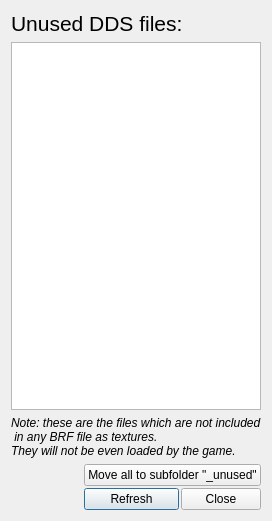
<?xml version="1.0" encoding="UTF-8"?>
<ui version="4.0">
 <class>AskUnrefTextureDialog</class>
 <widget class="QDialog" name="AskUnrefTextureDialog">
  <property name="geometry">
   <rect>
    <x>0</x>
    <y>0</y>
    <width>261</width>
    <height>521</height>
   </rect>
  </property>
  <property name="windowTitle">
   <string>OpenBRF</string>
  </property>
  <layout class="QVBoxLayout" name="verticalLayout" stretch="0,1,0,0">
   <item>
    <widget class="QLabel" name="label">
     <property name="font">
      <font>
       <pointsize>16</pointsize>
      </font>
     </property>
     <property name="text">
      <string>Unused DDS files:</string>
     </property>
    </widget>
   </item>
   <item>
    <widget class="QListWidget" name="listWidget"/>
   </item>
   <item>
    <widget class="QLabel" name="label_2">
     <property name="font">
      <font>
       <italic>true</italic>
      </font>
     </property>
     <property name="text">
      <string>Note: these are the files which are not included
 in any BRF file as textures.
They will not be even loaded by the game.</string>
     </property>
    </widget>
   </item>
   <item>
    <widget class="QWidget" name="widget" native="true">
     <layout class="QHBoxLayout" name="horizontalLayout">
      <property name="margin">
       <number>0</number>
      </property>
      <item>
       <spacer name="horizontalSpacer">
        <property name="orientation">
         <enum>Qt::Horizontal</enum>
        </property>
        <property name="sizeHint" stdset="0">
         <size>
          <width>40</width>
          <height>20</height>
         </size>
        </property>
       </spacer>
      </item>
      <item>
       <widget class="QWidget" name="widget_2" native="true">
        <layout class="QGridLayout" name="gridLayout">
         <property name="margin">
          <number>0</number>
         </property>
         <property name="spacing">
          <number>2</number>
         </property>
         <item row="1" column="0">
          <widget class="QPushButton" name="pushButton">
           <property name="text">
            <string>Refresh</string>
           </property>
          </widget>
         </item>
         <item row="1" column="1">
          <widget class="QDialogButtonBox" name="buttonBox">
           <property name="orientation">
            <enum>Qt::Vertical</enum>
           </property>
           <property name="standardButtons">
            <set>QDialogButtonBox::Close</set>
           </property>
          </widget>
         </item>
         <item row="0" column="0" colspan="2">
          <widget class="QPushButton" name="moveAll">
           <property name="text">
            <string>Move all to subfolder &quot;_unused&quot;</string>
           </property>
          </widget>
         </item>
        </layout>
       </widget>
      </item>
     </layout>
    </widget>
   </item>
  </layout>
 </widget>
 <resources/>
 <connections>
  <connection>
   <sender>buttonBox</sender>
   <signal>accepted()</signal>
   <receiver>AskUnrefTextureDialog</receiver>
   <slot>accept()</slot>
   <hints>
    <hint type="sourcelabel">
     <x>248</x>
     <y>254</y>
    </hint>
    <hint type="destinationlabel">
     <x>157</x>
     <y>274</y>
    </hint>
   </hints>
  </connection>
  <connection>
   <sender>buttonBox</sender>
   <signal>rejected()</signal>
   <receiver>AskUnrefTextureDialog</receiver>
   <slot>reject()</slot>
   <hints>
    <hint type="sourcelabel">
     <x>316</x>
     <y>260</y>
    </hint>
    <hint type="destinationlabel">
     <x>286</x>
     <y>274</y>
    </hint>
   </hints>
  </connection>
 </connections>
</ui>
